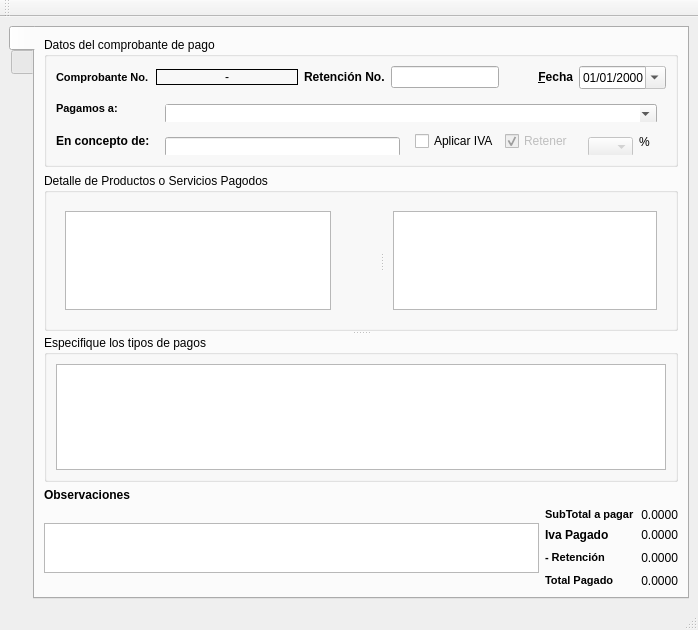
<?xml version="1.0" encoding="UTF-8"?>
<ui version="4.0">
 <class>frmPagos</class>
 <widget class="QMainWindow" name="frmPagos">
  <property name="geometry">
   <rect>
    <x>0</x>
    <y>0</y>
    <width>698</width>
    <height>630</height>
   </rect>
  </property>
  <property name="windowTitle">
   <string>Comprobante de Pago</string>
  </property>
  <widget class="QWidget" name="centralwidget">
   <layout class="QHBoxLayout" name="horizontalLayout_8">
    <item>
     <widget class="QTabWidget" name="tabWidget">
      <property name="tabPosition">
       <enum>QTabWidget::West</enum>
      </property>
      <property name="currentIndex">
       <number>0</number>
      </property>
      <widget class="QWidget" name="tabdetails">
       <attribute name="icon">
        <iconset resource="res.qrc">
         <normaloff>:/icons/res/document-edit.png</normaloff>:/icons/res/document-edit.png</iconset>
       </attribute>
       <attribute name="title">
        <string notr="true"/>
       </attribute>
       <layout class="QVBoxLayout" name="verticalLayout">
        <item>
         <widget class="QGroupBox" name="groupBox_4">
          <property name="maximumSize">
           <size>
            <width>16777215</width>
            <height>130</height>
           </size>
          </property>
          <property name="title">
           <string>Datos del comprobante de pago</string>
          </property>
          <layout class="QHBoxLayout" name="horizontalLayout_4">
           <item>
            <layout class="QGridLayout" name="gridLayout_2">
             <item row="0" column="0">
              <widget class="QLabel" name="label_2">
               <property name="sizePolicy">
                <sizepolicy hsizetype="Fixed" vsizetype="Preferred">
                 <horstretch>0</horstretch>
                 <verstretch>0</verstretch>
                </sizepolicy>
               </property>
               <property name="text">
                <string>&lt;!DOCTYPE HTML PUBLIC &quot;-//W3C//DTD HTML 4.0//EN&quot; &quot;http://www.w3.org/TR/REC-html40/strict.dtd&quot;&gt;
&lt;html&gt;&lt;head&gt;&lt;meta name=&quot;qrichtext&quot; content=&quot;1&quot; /&gt;&lt;style type=&quot;text/css&quot;&gt;
p, li { white-space: pre-wrap; }
&lt;/style&gt;&lt;/head&gt;&lt;body style=&quot; font-family:'MS Shell Dlg 2'; font-size:8.25pt; font-weight:400; font-style:normal;&quot;&gt;
&lt;p style=&quot; margin-top:0px; margin-bottom:0px; margin-left:0px; margin-right:0px; -qt-block-indent:0; text-indent:0px;&quot;&gt;&lt;span style=&quot; font-weight:600;&quot;&gt;Comprobante No.&lt;/span&gt;&lt;/p&gt;&lt;/body&gt;&lt;/html&gt;</string>
               </property>
              </widget>
             </item>
             <item row="0" column="1">
              <widget class="QLabel" name="lblnrec">
               <property name="sizePolicy">
                <sizepolicy hsizetype="Expanding" vsizetype="Fixed">
                 <horstretch>0</horstretch>
                 <verstretch>0</verstretch>
                </sizepolicy>
               </property>
               <property name="styleSheet">
                <string notr="true">border:1px solid #000</string>
               </property>
               <property name="text">
                <string>-</string>
               </property>
               <property name="alignment">
                <set>Qt::AlignCenter</set>
               </property>
              </widget>
             </item>
             <item row="0" column="2">
              <widget class="QLabel" name="label_7">
               <property name="enabled">
                <bool>true</bool>
               </property>
               <property name="sizePolicy">
                <sizepolicy hsizetype="Fixed" vsizetype="Preferred">
                 <horstretch>0</horstretch>
                 <verstretch>0</verstretch>
                </sizepolicy>
               </property>
               <property name="text">
                <string>&lt;b&gt;Retención No.&lt;/b&gt;</string>
               </property>
              </widget>
             </item>
             <item row="0" column="5">
              <widget class="QLabel" name="label_5">
               <property name="sizePolicy">
                <sizepolicy hsizetype="Preferred" vsizetype="Preferred">
                 <horstretch>0</horstretch>
                 <verstretch>0</verstretch>
                </sizepolicy>
               </property>
               <property name="text">
                <string>&amp;&lt;b&gt;Fecha&lt;/b&gt;</string>
               </property>
               <property name="alignment">
                <set>Qt::AlignRight|Qt::AlignTrailing|Qt::AlignVCenter</set>
               </property>
               <property name="buddy">
                <cstring>dtPicker</cstring>
               </property>
              </widget>
             </item>
             <item row="0" column="6">
              <widget class="QDateTimeEdit" name="dtPicker">
               <property name="sizePolicy">
                <sizepolicy hsizetype="Preferred" vsizetype="Fixed">
                 <horstretch>0</horstretch>
                 <verstretch>0</verstretch>
                </sizepolicy>
               </property>
               <property name="alignment">
                <set>Qt::AlignRight|Qt::AlignTrailing|Qt::AlignVCenter</set>
               </property>
               <property name="readOnly">
                <bool>true</bool>
               </property>
               <property name="displayFormat">
                <string>dd/MM/yyyy</string>
               </property>
               <property name="calendarPopup">
                <bool>true</bool>
               </property>
              </widget>
             </item>
             <item row="1" column="0">
              <widget class="QLabel" name="label">
               <property name="sizePolicy">
                <sizepolicy hsizetype="Fixed" vsizetype="Preferred">
                 <horstretch>0</horstretch>
                 <verstretch>0</verstretch>
                </sizepolicy>
               </property>
               <property name="text">
                <string>&lt;!DOCTYPE HTML PUBLIC &quot;-//W3C//DTD HTML 4.0//EN&quot; &quot;http://www.w3.org/TR/REC-html40/strict.dtd&quot;&gt;
&lt;html&gt;&lt;head&gt;&lt;meta name=&quot;qrichtext&quot; content=&quot;1&quot; /&gt;&lt;style type=&quot;text/css&quot;&gt;
p, li { white-space: pre-wrap; }
&lt;/style&gt;&lt;/head&gt;&lt;body style=&quot; font-family:'MS Shell Dlg 2'; font-size:8.25pt; font-weight:400; font-style:normal;&quot;&gt;
&lt;p style=&quot; margin-top:0px; margin-bottom:0px; margin-left:0px; margin-right:0px; -qt-block-indent:0; text-indent:0px;&quot;&gt;&lt;span style=&quot; font-weight:600;&quot;&gt;Pagamos a:&lt;/span&gt;&lt;/p&gt;&lt;/body&gt;&lt;/html&gt;</string>
               </property>
              </widget>
             </item>
             <item row="1" column="1" colspan="6">
              <widget class="QStackedWidget" name="swproveedor">
               <property name="sizePolicy">
                <sizepolicy hsizetype="MinimumExpanding" vsizetype="Fixed">
                 <horstretch>0</horstretch>
                 <verstretch>0</verstretch>
                </sizepolicy>
               </property>
               <property name="styleSheet">
                <string notr="true">padding:0px;</string>
               </property>
               <property name="currentIndex">
                <number>0</number>
               </property>
               <widget class="QWidget" name="page_7">
                <layout class="QHBoxLayout" name="horizontalLayout_6">
                 <item>
                  <widget class="QComboBox" name="cbproveedor">
                   <property name="minimumSize">
                    <size>
                     <width>0</width>
                     <height>20</height>
                    </size>
                   </property>
                   <property name="editable">
                    <bool>true</bool>
                   </property>
                  </widget>
                 </item>
                </layout>
               </widget>
               <widget class="QWidget" name="page_8">
                <layout class="QHBoxLayout" name="horizontalLayout_3">
                 <item>
                  <widget class="QLineEdit" name="txtproveedor">
                   <property name="sizePolicy">
                    <sizepolicy hsizetype="MinimumExpanding" vsizetype="Fixed">
                     <horstretch>0</horstretch>
                     <verstretch>0</verstretch>
                    </sizepolicy>
                   </property>
                   <property name="minimumSize">
                    <size>
                     <width>0</width>
                     <height>20</height>
                    </size>
                   </property>
                   <property name="styleSheet">
                    <string notr="true">padding:0px;</string>
                   </property>
                   <property name="dragEnabled">
                    <bool>true</bool>
                   </property>
                   <property name="readOnly">
                    <bool>true</bool>
                   </property>
                  </widget>
                 </item>
                </layout>
               </widget>
              </widget>
             </item>
             <item row="2" column="0">
              <widget class="QLabel" name="label_6">
               <property name="sizePolicy">
                <sizepolicy hsizetype="Fixed" vsizetype="Preferred">
                 <horstretch>0</horstretch>
                 <verstretch>0</verstretch>
                </sizepolicy>
               </property>
               <property name="text">
                <string>&lt;b&gt;En concepto de:&lt;/b&gt;</string>
               </property>
               <property name="buddy">
                <cstring>txtconcepto</cstring>
               </property>
              </widget>
             </item>
             <item row="2" column="1" colspan="3">
              <widget class="QStackedWidget" name="swconcepto">
               <property name="sizePolicy">
                <sizepolicy hsizetype="MinimumExpanding" vsizetype="Preferred">
                 <horstretch>0</horstretch>
                 <verstretch>0</verstretch>
                </sizepolicy>
               </property>
               <property name="maximumSize">
                <size>
                 <width>16777215</width>
                 <height>30</height>
                </size>
               </property>
               <property name="currentIndex">
                <number>1</number>
               </property>
               <widget class="QWidget" name="page_5">
                <layout class="QVBoxLayout" name="verticalLayout_4">
                 <item>
                  <widget class="QComboBox" name="cbconcepto">
                   <property name="minimumSize">
                    <size>
                     <width>0</width>
                     <height>20</height>
                    </size>
                   </property>
                   <property name="editable">
                    <bool>true</bool>
                   </property>
                  </widget>
                 </item>
                </layout>
               </widget>
               <widget class="QWidget" name="page_6">
                <layout class="QHBoxLayout" name="horizontalLayout_2">
                 <item>
                  <widget class="QLineEdit" name="txtconcepto">
                   <property name="sizePolicy">
                    <sizepolicy hsizetype="MinimumExpanding" vsizetype="Fixed">
                     <horstretch>0</horstretch>
                     <verstretch>0</verstretch>
                    </sizepolicy>
                   </property>
                   <property name="minimumSize">
                    <size>
                     <width>0</width>
                     <height>20</height>
                    </size>
                   </property>
                   <property name="styleSheet">
                    <string notr="true"/>
                   </property>
                   <property name="dragEnabled">
                    <bool>true</bool>
                   </property>
                   <property name="readOnly">
                    <bool>true</bool>
                   </property>
                  </widget>
                 </item>
                </layout>
               </widget>
              </widget>
             </item>
             <item row="2" column="5">
              <widget class="QCheckBox" name="ckretener">
               <property name="enabled">
                <bool>false</bool>
               </property>
               <property name="text">
                <string>Retener</string>
               </property>
               <property name="checked">
                <bool>true</bool>
               </property>
              </widget>
             </item>
             <item row="2" column="6">
              <widget class="QStackedWidget" name="swtasaret">
               <property name="sizePolicy">
                <sizepolicy hsizetype="MinimumExpanding" vsizetype="Preferred">
                 <horstretch>0</horstretch>
                 <verstretch>0</verstretch>
                </sizepolicy>
               </property>
               <property name="maximumSize">
                <size>
                 <width>80</width>
                 <height>50</height>
                </size>
               </property>
               <property name="currentIndex">
                <number>0</number>
               </property>
               <widget class="QWidget" name="page_9">
                <layout class="QHBoxLayout" name="horizontalLayout_9">
                 <item>
                  <widget class="QComboBox" name="cbtasaret">
                   <property name="enabled">
                    <bool>false</bool>
                   </property>
                   <property name="minimumSize">
                    <size>
                     <width>0</width>
                     <height>20</height>
                    </size>
                   </property>
                   <property name="editable">
                    <bool>false</bool>
                   </property>
                  </widget>
                 </item>
                 <item>
                  <widget class="QLabel" name="label_8">
                   <property name="text">
                    <string>%</string>
                   </property>
                  </widget>
                 </item>
                </layout>
               </widget>
               <widget class="QWidget" name="page_10">
                <layout class="QHBoxLayout" name="horizontalLayout_10">
                 <item>
                  <widget class="QLineEdit" name="txttasaret">
                   <property name="sizePolicy">
                    <sizepolicy hsizetype="MinimumExpanding" vsizetype="Fixed">
                     <horstretch>0</horstretch>
                     <verstretch>0</verstretch>
                    </sizepolicy>
                   </property>
                   <property name="minimumSize">
                    <size>
                     <width>0</width>
                     <height>20</height>
                    </size>
                   </property>
                   <property name="styleSheet">
                    <string notr="true"/>
                   </property>
                   <property name="text">
                    <string/>
                   </property>
                   <property name="alignment">
                    <set>Qt::AlignCenter</set>
                   </property>
                   <property name="dragEnabled">
                    <bool>true</bool>
                   </property>
                   <property name="readOnly">
                    <bool>true</bool>
                   </property>
                  </widget>
                 </item>
                </layout>
               </widget>
              </widget>
             </item>
             <item row="2" column="4">
              <widget class="QCheckBox" name="ckiva">
               <property name="text">
                <string>Aplicar IVA</string>
               </property>
              </widget>
             </item>
             <item row="0" column="3" colspan="2">
              <widget class="QLineEdit" name="txtretencion">
               <property name="readOnly">
                <bool>true</bool>
               </property>
              </widget>
             </item>
            </layout>
           </item>
          </layout>
         </widget>
        </item>
        <item>
         <widget class="QSplitter" name="splitter_2">
          <property name="orientation">
           <enum>Qt::Vertical</enum>
          </property>
          <widget class="QGroupBox" name="groupBox_2">
           <property name="sizePolicy">
            <sizepolicy hsizetype="MinimumExpanding" vsizetype="Expanding">
             <horstretch>0</horstretch>
             <verstretch>0</verstretch>
            </sizepolicy>
           </property>
           <property name="minimumSize">
            <size>
             <width>0</width>
             <height>140</height>
            </size>
           </property>
           <property name="title">
            <string>Detalle de Productos o Servicios Pagodos</string>
           </property>
           <layout class="QVBoxLayout" name="verticalLayout_3">
            <item>
             <widget class="QSplitter" name="splitter">
              <property name="orientation">
               <enum>Qt::Horizontal</enum>
              </property>
              <widget class="QFrame" name="frbotones">
               <property name="sizePolicy">
                <sizepolicy hsizetype="MinimumExpanding" vsizetype="Expanding">
                 <horstretch>0</horstretch>
                 <verstretch>0</verstretch>
                </sizepolicy>
               </property>
               <property name="minimumSize">
                <size>
                 <width>300</width>
                 <height>100</height>
                </size>
               </property>
               <property name="maximumSize">
                <size>
                 <width>400</width>
                 <height>16777215</height>
                </size>
               </property>
               <property name="styleSheet">
                <string notr="true">padding:0px;</string>
               </property>
               <property name="frameShape">
                <enum>QFrame::NoFrame</enum>
               </property>
               <property name="frameShadow">
                <enum>QFrame::Raised</enum>
               </property>
               <layout class="QGridLayout" name="gridLayout">
                <item row="1" column="1">
                 <widget class="QPushButton" name="btnaddall">
                  <property name="sizePolicy">
                   <sizepolicy hsizetype="Fixed" vsizetype="Expanding">
                    <horstretch>0</horstretch>
                    <verstretch>0</verstretch>
                   </sizepolicy>
                  </property>
                  <property name="minimumSize">
                   <size>
                    <width>26</width>
                    <height>16</height>
                   </size>
                  </property>
                  <property name="styleSheet">
                   <string notr="true">background: url(:/icons/res/arrow-right-double.png) no-repeat;</string>
                  </property>
                  <property name="text">
                   <string/>
                  </property>
                  <property name="flat">
                   <bool>true</bool>
                  </property>
                 </widget>
                </item>
                <item row="0" column="0" rowspan="4">
                 <widget class="QTableView" name="tableconceptos">
                  <property name="sizePolicy">
                   <sizepolicy hsizetype="MinimumExpanding" vsizetype="Minimum">
                    <horstretch>0</horstretch>
                    <verstretch>0</verstretch>
                   </sizepolicy>
                  </property>
                  <property name="minimumSize">
                   <size>
                    <width>0</width>
                    <height>50</height>
                   </size>
                  </property>
                  <property name="styleSheet">
                   <string notr="true">padding:0px;</string>
                  </property>
                  <property name="editTriggers">
                   <set>QAbstractItemView::NoEditTriggers</set>
                  </property>
                 </widget>
                </item>
                <item row="0" column="1">
                 <widget class="QPushButton" name="btnadd">
                  <property name="sizePolicy">
                   <sizepolicy hsizetype="Fixed" vsizetype="Expanding">
                    <horstretch>0</horstretch>
                    <verstretch>0</verstretch>
                   </sizepolicy>
                  </property>
                  <property name="styleSheet">
                   <string notr="true">background: url(:/icons/res/arrow-right.png) no-repeat;
</string>
                  </property>
                  <property name="text">
                   <string/>
                  </property>
                  <property name="flat">
                   <bool>true</bool>
                  </property>
                 </widget>
                </item>
                <item row="2" column="1">
                 <widget class="QPushButton" name="btnremove">
                  <property name="sizePolicy">
                   <sizepolicy hsizetype="Fixed" vsizetype="Expanding">
                    <horstretch>0</horstretch>
                    <verstretch>0</verstretch>
                   </sizepolicy>
                  </property>
                  <property name="styleSheet">
                   <string notr="true">background: url(:/icons/res/arrow-left.png) no-repeat;
</string>
                  </property>
                  <property name="text">
                   <string/>
                  </property>
                  <property name="flat">
                   <bool>true</bool>
                  </property>
                 </widget>
                </item>
                <item row="3" column="1">
                 <widget class="QPushButton" name="btnremoveall">
                  <property name="sizePolicy">
                   <sizepolicy hsizetype="Fixed" vsizetype="Expanding">
                    <horstretch>0</horstretch>
                    <verstretch>0</verstretch>
                   </sizepolicy>
                  </property>
                  <property name="minimumSize">
                   <size>
                    <width>26</width>
                    <height>18</height>
                   </size>
                  </property>
                  <property name="styleSheet">
                   <string notr="true">background: url(:/icons/res/arrow-left-double.png) no-repeat;
</string>
                  </property>
                  <property name="text">
                   <string/>
                  </property>
                  <property name="flat">
                   <bool>true</bool>
                  </property>
                 </widget>
                </item>
               </layout>
              </widget>
              <widget class="QFrame" name="frame">
               <property name="minimumSize">
                <size>
                 <width>0</width>
                 <height>100</height>
                </size>
               </property>
               <property name="frameShape">
                <enum>QFrame::NoFrame</enum>
               </property>
               <property name="frameShadow">
                <enum>QFrame::Raised</enum>
               </property>
               <layout class="QHBoxLayout" name="horizontalLayout_11">
                <item>
                 <widget class="QTableView" name="tablepagos">
                  <property name="sizePolicy">
                   <sizepolicy hsizetype="Expanding" vsizetype="Minimum">
                    <horstretch>0</horstretch>
                    <verstretch>0</verstretch>
                   </sizepolicy>
                  </property>
                  <property name="minimumSize">
                   <size>
                    <width>0</width>
                    <height>50</height>
                   </size>
                  </property>
                  <property name="styleSheet">
                   <string notr="true">padding:0px;</string>
                  </property>
                  <property name="editTriggers">
                   <set>QAbstractItemView::NoEditTriggers</set>
                  </property>
                 </widget>
                </item>
               </layout>
              </widget>
             </widget>
            </item>
           </layout>
          </widget>
          <widget class="QGroupBox" name="groupBox_3">
           <property name="sizePolicy">
            <sizepolicy hsizetype="MinimumExpanding" vsizetype="Preferred">
             <horstretch>0</horstretch>
             <verstretch>0</verstretch>
            </sizepolicy>
           </property>
           <property name="title">
            <string>Especifique los tipos de pagos</string>
           </property>
           <layout class="QHBoxLayout" name="horizontalLayout_7">
            <item>
             <widget class="QTableView" name="tabledetails">
              <property name="sizePolicy">
               <sizepolicy hsizetype="Preferred" vsizetype="Preferred">
                <horstretch>0</horstretch>
                <verstretch>0</verstretch>
               </sizepolicy>
              </property>
              <property name="minimumSize">
               <size>
                <width>0</width>
                <height>70</height>
               </size>
              </property>
              <property name="editTriggers">
               <set>QAbstractItemView::NoEditTriggers</set>
              </property>
             </widget>
            </item>
           </layout>
          </widget>
         </widget>
        </item>
        <item>
         <widget class="QLabel" name="label_22">
          <property name="enabled">
           <bool>true</bool>
          </property>
          <property name="sizePolicy">
           <sizepolicy hsizetype="Fixed" vsizetype="Preferred">
            <horstretch>0</horstretch>
            <verstretch>0</verstretch>
           </sizepolicy>
          </property>
          <property name="text">
           <string>&lt;b&gt;Observaciones &lt;/b&gt;</string>
          </property>
         </widget>
        </item>
        <item>
         <layout class="QHBoxLayout" name="horizontalLayout_5">
          <item>
           <widget class="QPlainTextEdit" name="txtobservaciones">
            <property name="enabled">
             <bool>true</bool>
            </property>
            <property name="sizePolicy">
             <sizepolicy hsizetype="MinimumExpanding" vsizetype="Expanding">
              <horstretch>0</horstretch>
              <verstretch>0</verstretch>
             </sizepolicy>
            </property>
            <property name="maximumSize">
             <size>
              <width>16777215</width>
              <height>50</height>
             </size>
            </property>
            <property name="readOnly">
             <bool>true</bool>
            </property>
           </widget>
          </item>
          <item>
           <layout class="QGridLayout" name="gridLayout_3">
            <item row="4" column="0">
             <widget class="QLabel" name="label_19">
              <property name="enabled">
               <bool>true</bool>
              </property>
              <property name="sizePolicy">
               <sizepolicy hsizetype="Fixed" vsizetype="Preferred">
                <horstretch>0</horstretch>
                <verstretch>0</verstretch>
               </sizepolicy>
              </property>
              <property name="text">
               <string>&lt;!DOCTYPE HTML PUBLIC &quot;-//W3C//DTD HTML 4.0//EN&quot; &quot;http://www.w3.org/TR/REC-html40/strict.dtd&quot;&gt;
&lt;html&gt;&lt;head&gt;&lt;meta name=&quot;qrichtext&quot; content=&quot;1&quot; /&gt;&lt;style type=&quot;text/css&quot;&gt;
p, li { white-space: pre-wrap; }
&lt;/style&gt;&lt;/head&gt;&lt;body style=&quot; font-family:'MS Shell Dlg 2'; font-size:8.25pt; font-weight:400; font-style:normal;&quot;&gt;
&lt;p style=&quot; margin-top:0px; margin-bottom:0px; margin-left:0px; margin-right:0px; -qt-block-indent:0; text-indent:0px;&quot;&gt;&lt;span style=&quot; font-size:8pt; font-weight:600;&quot;&gt;- Retención&lt;/span&gt;&lt;/p&gt;&lt;/body&gt;&lt;/html&gt;</string>
              </property>
             </widget>
            </item>
            <item row="4" column="1">
             <widget class="QLabel" name="lbltotalreten">
              <property name="enabled">
               <bool>true</bool>
              </property>
              <property name="sizePolicy">
               <sizepolicy hsizetype="Preferred" vsizetype="Fixed">
                <horstretch>0</horstretch>
                <verstretch>0</verstretch>
               </sizepolicy>
              </property>
              <property name="minimumSize">
               <size>
                <width>0</width>
                <height>20</height>
               </size>
              </property>
              <property name="styleSheet">
               <string notr="true"/>
              </property>
              <property name="text">
               <string>0.0000</string>
              </property>
              <property name="alignment">
               <set>Qt::AlignRight|Qt::AlignTrailing|Qt::AlignVCenter</set>
              </property>
             </widget>
            </item>
            <item row="5" column="0" rowspan="2">
             <widget class="QLabel" name="label_10">
              <property name="text">
               <string>&lt;!DOCTYPE HTML PUBLIC &quot;-//W3C//DTD HTML 4.0//EN&quot; &quot;http://www.w3.org/TR/REC-html40/strict.dtd&quot;&gt;
&lt;html&gt;&lt;head&gt;&lt;meta name=&quot;qrichtext&quot; content=&quot;1&quot; /&gt;&lt;style type=&quot;text/css&quot;&gt;
p, li { white-space: pre-wrap; }
&lt;/style&gt;&lt;/head&gt;&lt;body style=&quot; font-family:'MS Shell Dlg 2'; font-size:8.25pt; font-weight:400; font-style:normal;&quot;&gt;
&lt;p style=&quot; margin-top:0px; margin-bottom:0px; margin-left:0px; margin-right:0px; -qt-block-indent:0; text-indent:0px;&quot;&gt;&lt;span style=&quot; font-size:8pt; font-weight:600;&quot;&gt;Total Pagado&lt;/span&gt;&lt;/p&gt;&lt;/body&gt;&lt;/html&gt;</string>
              </property>
             </widget>
            </item>
            <item row="5" column="1" rowspan="2">
             <widget class="QLabel" name="lbltotalrecibo">
              <property name="text">
               <string>0.0000</string>
              </property>
              <property name="alignment">
               <set>Qt::AlignRight|Qt::AlignTrailing|Qt::AlignVCenter</set>
              </property>
             </widget>
            </item>
            <item row="3" column="0">
             <widget class="QLabel" name="label_9">
              <property name="text">
               <string>&lt;b&gt;Iva Pagado&lt;/b&gt;</string>
              </property>
             </widget>
            </item>
            <item row="2" column="0">
             <widget class="QLabel" name="label_3">
              <property name="text">
               <string>&lt;!DOCTYPE HTML PUBLIC &quot;-//W3C//DTD HTML 4.0//EN&quot; &quot;http://www.w3.org/TR/REC-html40/strict.dtd&quot;&gt;
&lt;html&gt;&lt;head&gt;&lt;meta name=&quot;qrichtext&quot; content=&quot;1&quot; /&gt;&lt;style type=&quot;text/css&quot;&gt;
p, li { white-space: pre-wrap; }
&lt;/style&gt;&lt;/head&gt;&lt;body style=&quot; font-family:'MS Shell Dlg 2'; font-size:8.25pt; font-weight:400; font-style:normal;&quot;&gt;
&lt;p style=&quot; margin-top:0px; margin-bottom:0px; margin-left:0px; margin-right:0px; -qt-block-indent:0; text-indent:0px;&quot;&gt;&lt;span style=&quot; font-size:8pt; font-weight:600;&quot;&gt;SubTotal a pagar&lt;/span&gt;&lt;/p&gt;&lt;/body&gt;&lt;/html&gt;</string>
              </property>
             </widget>
            </item>
            <item row="3" column="1">
             <widget class="QLabel" name="lbliva">
              <property name="text">
               <string>0.0000</string>
              </property>
              <property name="alignment">
               <set>Qt::AlignRight|Qt::AlignTrailing|Qt::AlignVCenter</set>
              </property>
             </widget>
            </item>
            <item row="2" column="1">
             <widget class="QLabel" name="lbltotal">
              <property name="sizePolicy">
               <sizepolicy hsizetype="Preferred" vsizetype="Preferred">
                <horstretch>0</horstretch>
                <verstretch>0</verstretch>
               </sizepolicy>
              </property>
              <property name="text">
               <string>0.0000</string>
              </property>
              <property name="alignment">
               <set>Qt::AlignRight|Qt::AlignTrailing|Qt::AlignVCenter</set>
              </property>
             </widget>
            </item>
           </layout>
          </item>
         </layout>
        </item>
       </layout>
      </widget>
      <widget class="QWidget" name="tabnavigation">
       <attribute name="icon">
        <iconset resource="res.qrc">
         <normaloff>:/icons/res/table.png</normaloff>:/icons/res/table.png</iconset>
       </attribute>
       <attribute name="title">
        <string notr="true"/>
       </attribute>
       <layout class="QVBoxLayout" name="verticalLayout_2">
        <item>
         <widget class="QTableView" name="tablenavigation">
          <property name="alternatingRowColors">
           <bool>true</bool>
          </property>
          <property name="selectionMode">
           <enum>QAbstractItemView::SingleSelection</enum>
          </property>
          <property name="selectionBehavior">
           <enum>QAbstractItemView::SelectRows</enum>
          </property>
          <attribute name="horizontalHeaderStretchLastSection">
           <bool>true</bool>
          </attribute>
          <attribute name="verticalHeaderVisible">
           <bool>false</bool>
          </attribute>
          <attribute name="verticalHeaderVisible">
           <bool>false</bool>
          </attribute>
          <attribute name="horizontalHeaderStretchLastSection">
           <bool>true</bool>
          </attribute>
         </widget>
        </item>
        <item>
         <layout class="QHBoxLayout" name="horizontalLayout">
          <item>
           <widget class="QLabel" name="label_4">
            <property name="text">
             <string>&amp;Buscar</string>
            </property>
            <property name="buddy">
             <cstring>txtSearch</cstring>
            </property>
           </widget>
          </item>
          <item>
           <widget class="QLineEdit" name="txtSearch"/>
          </item>
         </layout>
        </item>
       </layout>
      </widget>
     </widget>
    </item>
   </layout>
  </widget>
  <widget class="QStatusBar" name="statusbar"/>
  <widget class="QToolBar" name="toolBar">
   <property name="windowTitle">
    <string>toolBar</string>
   </property>
   <attribute name="toolBarArea">
    <enum>TopToolBarArea</enum>
   </attribute>
   <attribute name="toolBarBreak">
    <bool>false</bool>
   </attribute>
  </widget>
 </widget>
 <tabstops>
  <tabstop>cbproveedor</tabstop>
  <tabstop>cbconcepto</tabstop>
  <tabstop>ckretener</tabstop>
  <tabstop>cbtasaret</tabstop>
  <tabstop>tableconceptos</tabstop>
  <tabstop>btnadd</tabstop>
  <tabstop>btnaddall</tabstop>
  <tabstop>btnremove</tabstop>
  <tabstop>btnremoveall</tabstop>
  <tabstop>tablepagos</tabstop>
  <tabstop>tabledetails</tabstop>
  <tabstop>txtobservaciones</tabstop>
  <tabstop>dtPicker</tabstop>
  <tabstop>tabWidget</tabstop>
  <tabstop>txtproveedor</tabstop>
  <tabstop>txtconcepto</tabstop>
  <tabstop>txttasaret</tabstop>
  <tabstop>txtSearch</tabstop>
  <tabstop>tablenavigation</tabstop>
 </tabstops>
 <resources>
  <include location="res.qrc"/>
 </resources>
 <connections/>
</ui>
